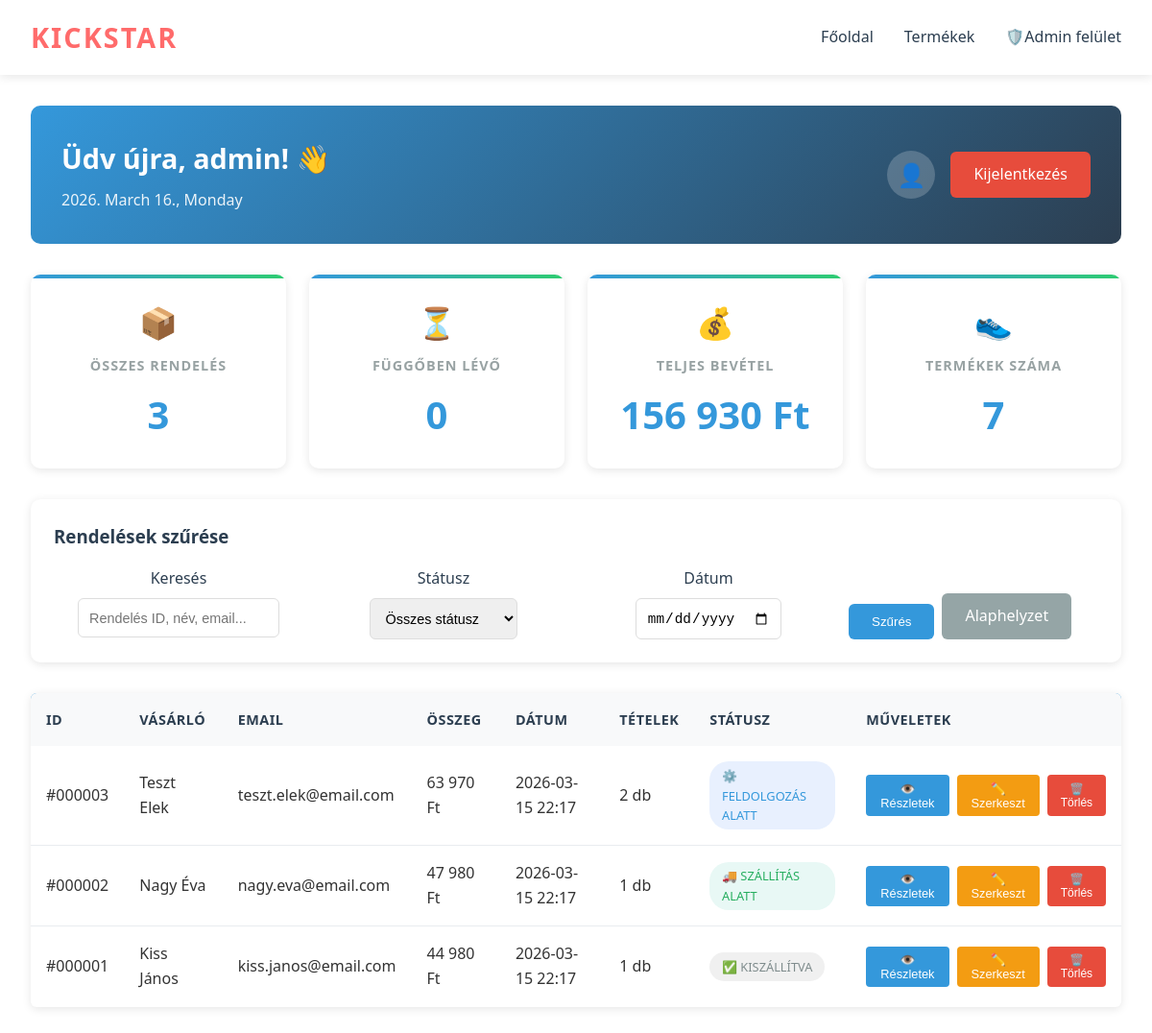
The page /dashboard.php?date=2026-03-15 22:17:25 (signed in) on the database its author committed.
### tables this page shows
CREATE TABLE `orders` (
  `id` int(11) NOT NULL,
  `user_id` int(11) DEFAULT NULL,
  `order_number` varchar(50) NOT NULL,
  `customer_name` varchar(100) NOT NULL,
  `customer_email` varchar(100) NOT NULL,
  `customer_phone` varchar(20) DEFAULT NULL,
  `shipping_address` text NOT NULL,
  `billing_address` text DEFAULT NULL,
  `shipping_method` varchar(50) DEFAULT NULL,
  `payment_method` varchar(50) DEFAULT NULL,
  `subtotal` decimal(10,2) NOT NULL,
  `shipping_cost` decimal(10,2) DEFAULT 0.00,
  `discount` decimal(10,2) DEFAULT 0.00,
  `tax` decimal(10,2) DEFAULT 0.00,
  `total_amount` decimal(10,2) NOT NULL,
  `coupon_code` varchar(50) DEFAULT NULL,
  `notes` text DEFAULT NULL,
  `status` enum('pending','processing','shipped','delivered','cancelled','refunded') DEFAULT 'pending',
  `payment_status` enum('pending','paid','failed','refunded') DEFAULT 'pending',
  `shipping_status` enum('pending','processing','shipped','delivered') DEFAULT 'pending',
  `ip_address` varchar(45) DEFAULT NULL,
  `user_agent` text DEFAULT NULL,
  `created_at` timestamp NOT NULL DEFAULT current_timestamp(),
  `updated_at` timestamp NOT NULL DEFAULT current_timestamp() ON UPDATE current_timestamp()
);

### dashboard.php (the view, shortened to what this page needs)
<?php
require_once 'database.php';
$totalOrders = $pdo->query("SELECT COUNT(*) FROM orders")->fetchColumn();
$pendingOrders = $pdo->query("SELECT COUNT(*) FROM orders WHERE status = 'pending'")->fetchColumn();
$totalRevenue = $pdo->query("SELECT SUM(total_amount) FROM orders")->fetchColumn();
$totalProducts = $pdo->query("SELECT COUNT(*) FROM products")->fetchColumn();
$searchFilter = isset($_GET['search']) ? $_GET['search'] : '';
$dateFilter = isset($_GET['date']) ? $_GET['date'] : '';
$query = "SELECT o.*,
          (SELECT COUNT(*) FROM order_items WHERE order_id = o.id) as item_count
          FROM orders o WHERE 1=1";
$params = [];
if(!empty($dateFilter)) {
    $query .= " AND DATE(o.created_at) = :date";
    $params[':date'] = $dateFilter;
}
$query .= " ORDER BY o.created_at DESC";
$stmt = $pdo->prepare($query);
$stmt->execute($params);
$orders = $stmt->fetchAll(PDO::FETCH_ASSOC);
?>
<!DOCTYPE html>
<html lang="hu">
<head>
    <link rel="stylesheet" href="admin.css">
    <link rel="stylesheet" href="style.css">
</head>
<body>
    <header>
        <nav>
            <div class="logo">Kickstar</div>
            <ul>
                <li><a href="index.php">Főoldal</a></li>
                <li><a href="products.php">Termékek</a></li>
                <li><a href="login.php">🛡️Admin felület</a></li>
            </ul>
        </nav>
    </header>
    <div class="admin-container">
        <div class="welcome-section">
            <div>
                <h2>Üdv újra, <?php echo htmlspecialchars($_SESSION['admin_username']); ?>! 👋</h2>
                <p class="date"><?php echo date('Y. F j., l'); ?></p>
            </div>
            <div class="admin-profile">
                <div class="admin-avatar">👤</div>
                <a href="logout.php" class="logout-btn">Kijelentkezés</a>
            </div>
        </div>
        <div class="stats-grid">
            <div class="stat-card">
                <div class="stat-icon">📦</div>
                <div class="stat-content">
                    <h3>Összes rendelés</h3>
                    <div class="stat-number"><?php echo number_format($totalOrders); ?></div>
                </div>
            </div>
            <div class="stat-card">
                <div class="stat-icon">⏳</div>
                <div class="stat-content">
                    <h3>Függőben lévő</h3>
                    <div class="stat-number"><?php echo number_format($pendingOrders); ?></div>
                </div>
            </div>
            <div class="stat-card">
                <div class="stat-icon">💰</div>
                <div class="stat-content">
                    <h3>Teljes bevétel</h3>
                    <div class="stat-number"><?php echo number_format($totalRevenue, 0, ',', ' '); ?> Ft</div>
                </div>
            </div>
            <div class="stat-card">
                <div class="stat-icon">👟</div>
                <div class="stat-content">
                    <h3>Termékek száma</h3>
                    <div class="stat-number"><?php echo number_format($totalProducts); ?></div>
                </div>
            </div>
        </div>
        <div class="filters-section">
            <div class="filters-title">
                <h3>Rendelések szűrése</h3>
            </div>
            <form method="GET" action="" class="filters-grid">
                <div class="filter-group">
                    <label>Keresés</label>
                    <input type="text" name="search" placeholder="Rendelés ID, név, email..." value="<?php echo htmlspecialchars($searchFilter); ?>">
                </div>
                <div class="filter-group">
                    <label>Státusz</label>
                    <select name="status">
                        <option value="">Összes státusz</option>
                    </select>
                </div>
                <div class="filter-group">
                    <label>Dátum</label>
                    <input type="date" name="date" value="<?php echo $dateFilter; ?>">
                </div>
                <div class="filter-actions">
                    <button type="submit" class="apply-filters">Szűrés</button>
                    <a href="dashboard.php" class="reset-filters">Alaphelyzet</a>
                </div>
            </form>
        </div>
<table class="orders-table">
    <thead>
        <tr>
            <th>ID</th>
            <th>Vásárló</th>
            <th>Email</th>
            <th>Összeg</th>
            <th>Dátum</th>
            <th>Tételek</th>
            <th>Státusz</th>
            <th>Műveletek</th>
        </tr>
    </thead>
    <tbody>
        <?php foreach($orders as $order): ?>
        <tr>
            <td>#<?php echo str_pad($order['id'], 6, '0', STR_PAD_LEFT); ?></td>
            <td><?php echo htmlspecialchars($order['customer_name']); ?></td>
            <td><?php echo htmlspecialchars($order['customer_email']); ?></td>
            <td><?php echo number_format($order['total_amount'], 0, ',', ' '); ?> Ft</td>
            <td><?php echo date('Y-m-d H:i', strtotime($order['created_at'])); ?></td>
            <td><?php echo $order['item_count']; ?> db</td>
            <td>
                <?php
                $statusClass = '';
                $statusText = '';
                switch($order['status']) {
                    case 'processing':
                        $statusClass = 'status-processing';
                        $statusText = '⚙️ Feldolgozás alatt';
                        break;
                    case 'shipped':
                        $statusClass = 'status-shipped';
                        $statusText = '🚚 Szállítás alatt';
                        break;
                    case 'delivered':
                        $statusClass = 'status-delivered';
                        $statusText = '✅ Kiszállítva';
                        break;
                }
                ?>
                <span class="status-badge <?php echo $statusClass; ?>">
                    <?php echo $statusText; ?>
                </span>
            </td>
            <td>
                <div class="action-buttons">
                    <button class="btn-view" onclick="viewOrder(<?php echo $order['id']; ?>)">👁️ Részletek</button>
                    <button class="btn-edit" onclick="editOrder(<?php echo $order['id']; ?>)">✏️ Szerkeszt</button>
                    <button class="btn-delete" onclick="deleteOrder(<?php echo $order['id']; ?>)">🗑️ Törlés</button>
                </div>
            </td>
        </tr>
        <?php endforeach; ?>
    </tbody>
</table>
    </div>
</body>
</html>

### admin.css (style rules this page uses)
:root { --admin-primary: #3498db; --admin-secondary: #2c3e50; --admin-success: #27ae60; --admin-danger: #e74c3c; --admin-warning: #f39c12; --admin-light: #ecf0f1; --admin-dark: #2c3e50; --admin-border-radius: 6px; --admin-box-shadow: 0 2px 10px rgba(0,0,0,0.1); --admin-transition: all 0.3s ease; }
* { margin: 0; padding: 0; box-sizing: border-box; }
body { font-family: 'Segoe UI', Tahoma, Geneva, Verdana, sans-serif; background-color: #f5f6fa; color: var(--admin-dark); }
.admin-container { max-width: 1400px; margin: 0 auto; padding: 2rem; }
.logout-btn { background-color: var(--admin-danger); color: white; text-decoration: none; padding: 0.7rem 1.5rem; border-radius: var(--admin-border-radius); transition: var(--admin-transition); font-weight: 500; }
.orders-table { width: 100%; background: white; border-radius: var(--admin-border-radius); box-shadow: var(--admin-box-shadow); border-collapse: collapse; overflow: hidden; }
.orders-table thead { background-color: var(--admin-primary); color: white; }
.orders-table th { padding: 1rem; text-align: left; font-weight: 600; font-size: 0.9rem; text-transform: uppercase; letter-spacing: 0.5px; }
.orders-table td { padding: 1rem; border-bottom: 1px solid #e0e0e0; }
.orders-table tbody tr { transition: var(--admin-transition); }
.orders-table tbody tr:last-child td { border-bottom: none; }
.stats-grid { display: grid; grid-template-columns: repeat(auto-fit, minmax(250px, 1fr)); gap: 1.5rem; margin-bottom: 2rem; }
.stat-card { background: white; padding: 1.5rem; border-radius: var(--admin-border-radius); box-shadow: var(--admin-box-shadow); text-align: center; transition: var(--admin-transition); }
.stat-card h3 { color: var(--admin-dark); font-size: 1rem; text-transform: uppercase; margin-bottom: 0.5rem; opacity: 0.8; }
.stat-card .stat-number { font-size: 2.5rem; font-weight: bold; color: var(--admin-primary); }
.stat-card .stat-icon { font-size: 2rem; color: var(--admin-primary); margin-bottom: 0.5rem; }
.filter-group { display: flex; align-items: center; gap: 0.5rem; }
.filter-group label { font-weight: 500; color: var(--admin-dark); }
.filter-group select, .filter-group input { padding: 0.5rem; border: 1px solid #ddd; border-radius: var(--admin-border-radius); }
.status-badge { display: inline-block; padding: 0.25rem 0.5rem; border-radius: 20px; font-size: 0.8rem; font-weight: 500; text-transform: uppercase; }

### style.css (style rules this page uses)
* { margin: 0; padding: 0; box-sizing: border-box; }
:root { --primary-color: #ff6b6b; --secondary-color: #4ecdc4; --dark-color: #2c3e50; --light-color: #f7f7f7; --danger-color: #e74c3c; --success-color: #2ecc71; --text-color: #333; --border-radius: 8px; --box-shadow: 0 2px 10px rgba(0,0,0,0.1); --transition: all 0.3s ease; }
body { font-family: 'Segoe UI', Tahoma, Geneva, Verdana, sans-serif; line-height: 1.6; color: var(--text-color); background-color: #fff; }
header { background-color: #fff; box-shadow: var(--box-shadow); position: sticky; top: 0; z-index: 1000; }
nav { max-width: 1200px; margin: 0 auto; padding: 1rem 2rem; display: flex; justify-content: space-between; align-items: center; }
.logo { font-size: 1.8rem; font-weight: bold; color: var(--primary-color); text-transform: uppercase; letter-spacing: 2px; }
nav ul { display: flex; list-style: none; gap: 2rem; }
nav ul li a { text-decoration: none; color: var(--dark-color); font-weight: 500; transition: var(--transition); position: relative; padding-bottom: 5px; }
nav ul li a::after { content: ''; position: absolute; bottom: 0; left: 0; width: 0; height: 2px; background-color: var(--primary-color); transition: var(--transition); }

### rows shown on the page
orders: id "000003", customer_name "Teszt Elek", customer_email "teszt.elek@email.com", total_amount "63 970", created_at "2026-03-15 22:17", item_count "2", status "⚙️ FELDOLGOZÁS ALATT"
orders: id "000002", customer_name "Nagy Éva", customer_email "nagy.eva@email.com", total_amount "47 980", created_at "2026-03-15 22:17", item_count "1", status "🚚 SZÁLLÍTÁS ALATT"
orders: id "000001", customer_name "Kiss János", customer_email "kiss.janos@email.com", total_amount "44 980", created_at "2026-03-15 22:17", item_count "1", status "✅ KISZÁLLÍTVA"

### other values the page prints
$_SESSION['admin_username'] "admin"
$totalOrders "3"
$pendingOrders "0"
$totalRevenue "156 930"
$totalProducts "7"
